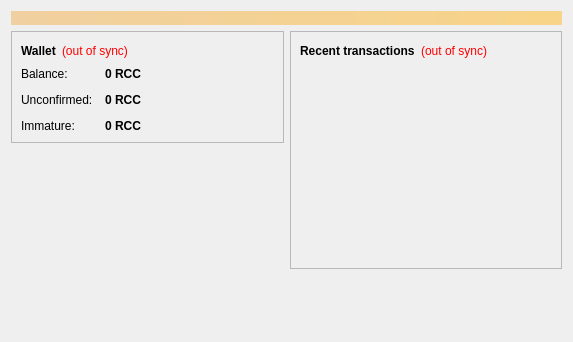
<?xml version="1.0" encoding="UTF-8"?>
<ui version="4.0">
 <class>OverviewPage</class>
 <widget class="QWidget" name="OverviewPage">
  <property name="geometry">
   <rect>
    <x>0</x>
    <y>0</y>
    <width>573</width>
    <height>342</height>
   </rect>
  </property>
  <property name="windowTitle">
   <string>Form</string>
  </property>
  <layout class="QVBoxLayout" name="topLayout">
   <item>
    <widget class="QLabel" name="labelAlerts">
     <property name="visible">
      <bool>false</bool>
     </property>
     <property name="styleSheet">
      <string notr="true">background-color: qlineargradient(x1: 0, y1: 0, x2: 1, y2: 0, stop:0 #F0D0A0, stop:1 #F8D488); color:#000000;</string>
     </property>
     <property name="wordWrap">
      <bool>true</bool>
     </property>
     <property name="margin">
      <number>3</number>
     </property>
    </widget>
   </item>
   <item>
    <layout class="QHBoxLayout" name="horizontalLayout" stretch="1,1">
     <item>
      <layout class="QVBoxLayout" name="verticalLayout_2">
       <item>
        <widget class="QFrame" name="frame">
         <property name="frameShape">
          <enum>QFrame::StyledPanel</enum>
         </property>
         <property name="frameShadow">
          <enum>QFrame::Raised</enum>
         </property>
         <layout class="QVBoxLayout" name="verticalLayout_4">
          <item>
           <layout class="QHBoxLayout" name="horizontalLayout_4">
            <item>
             <widget class="QLabel" name="label_5">
              <property name="font">
               <font>
                <weight>75</weight>
                <bold>true</bold>
               </font>
              </property>
              <property name="text">
               <string>Wallet</string>
              </property>
             </widget>
            </item>
            <item>
             <widget class="QLabel" name="labelWalletStatus">
              <property name="toolTip">
               <string>The displayed information may be out of date. Your wallet automatically synchronizes with the Rarecryptocoin network after a connection is established, but this process has not completed yet.</string>
              </property>
              <property name="styleSheet">
               <string notr="true">QLabel { color: red; }</string>
              </property>
              <property name="text">
               <string notr="true">(out of sync)</string>
              </property>
              <property name="alignment">
               <set>Qt::AlignLeading|Qt::AlignLeft|Qt::AlignVCenter</set>
              </property>
             </widget>
            </item>
            <item>
             <spacer name="horizontalSpacer_2">
              <property name="orientation">
               <enum>Qt::Horizontal</enum>
              </property>
              <property name="sizeHint" stdset="0">
               <size>
                <width>40</width>
                <height>20</height>
               </size>
              </property>
             </spacer>
            </item>
           </layout>
          </item>
          <item>
           <layout class="QFormLayout" name="formLayout_2">
            <property name="fieldGrowthPolicy">
             <enum>QFormLayout::AllNonFixedFieldsGrow</enum>
            </property>
            <property name="horizontalSpacing">
             <number>12</number>
            </property>
            <property name="verticalSpacing">
             <number>12</number>
            </property>
            <item row="0" column="0">
             <widget class="QLabel" name="label">
              <property name="text">
               <string>Balance:</string>
              </property>
             </widget>
            </item>
            <item row="0" column="1">
             <widget class="QLabel" name="labelBalance">
              <property name="font">
               <font>
                <weight>75</weight>
                <bold>true</bold>
               </font>
              </property>
              <property name="cursor">
               <cursorShape>IBeamCursor</cursorShape>
              </property>
              <property name="toolTip">
               <string>Your current balance</string>
              </property>
              <property name="text">
               <string notr="true">0 RCC</string>
              </property>
              <property name="textInteractionFlags">
               <set>Qt::LinksAccessibleByMouse|Qt::TextSelectableByKeyboard|Qt::TextSelectableByMouse</set>
              </property>
             </widget>
            </item>
            <item row="1" column="0">
             <widget class="QLabel" name="label_3">
              <property name="text">
               <string>Unconfirmed:</string>
              </property>
             </widget>
            </item>
            <item row="1" column="1">
             <widget class="QLabel" name="labelUnconfirmed">
              <property name="font">
               <font>
                <weight>75</weight>
                <bold>true</bold>
               </font>
              </property>
              <property name="cursor">
               <cursorShape>IBeamCursor</cursorShape>
              </property>
              <property name="toolTip">
               <string>Total of transactions that have yet to be confirmed, and do not yet count toward the current balance</string>
              </property>
              <property name="text">
               <string notr="true">0 RCC</string>
              </property>
              <property name="textInteractionFlags">
               <set>Qt::LinksAccessibleByMouse|Qt::TextSelectableByKeyboard|Qt::TextSelectableByMouse</set>
              </property>
             </widget>
            </item>
            <item row="2" column="0">
             <widget class="QLabel" name="labelImmatureText">
              <property name="text">
               <string>Immature:</string>
              </property>
             </widget>
            </item>
            <item row="2" column="1">
             <widget class="QLabel" name="labelImmature">
              <property name="font">
               <font>
                <weight>75</weight>
                <bold>true</bold>
               </font>
              </property>
              <property name="toolTip">
               <string>Mined balance that has not yet matured</string>
              </property>
              <property name="text">
               <string notr="true">0 RCC</string>
              </property>
              <property name="textInteractionFlags">
               <set>Qt::LinksAccessibleByMouse|Qt::TextSelectableByKeyboard|Qt::TextSelectableByMouse</set>
              </property>
             </widget>
            </item>
           </layout>
          </item>
         </layout>
        </widget>
       </item>
       <item>
        <spacer name="verticalSpacer">
         <property name="orientation">
          <enum>Qt::Vertical</enum>
         </property>
         <property name="sizeHint" stdset="0">
          <size>
           <width>20</width>
           <height>40</height>
          </size>
         </property>
        </spacer>
       </item>
      </layout>
     </item>
     <item>
      <layout class="QVBoxLayout" name="verticalLayout_3">
       <item>
        <widget class="QFrame" name="frame_2">
         <property name="frameShape">
          <enum>QFrame::StyledPanel</enum>
         </property>
         <property name="frameShadow">
          <enum>QFrame::Raised</enum>
         </property>
         <layout class="QVBoxLayout" name="verticalLayout">
          <item>
           <layout class="QHBoxLayout" name="horizontalLayout_2">
            <item>
             <widget class="QLabel" name="label_4">
              <property name="text">
               <string>&lt;b&gt;Recent transactions&lt;/b&gt;</string>
              </property>
             </widget>
            </item>
            <item>
             <widget class="QLabel" name="labelTransactionsStatus">
              <property name="toolTip">
               <string>The displayed information may be out of date. Your wallet automatically synchronizes with the Rarecryptocoin network after a connection is established, but this process has not completed yet.</string>
              </property>
              <property name="styleSheet">
               <string notr="true">QLabel { color: red; }</string>
              </property>
              <property name="text">
               <string notr="true">(out of sync)</string>
              </property>
              <property name="alignment">
               <set>Qt::AlignRight|Qt::AlignTrailing|Qt::AlignVCenter</set>
              </property>
             </widget>
            </item>
            <item>
             <spacer name="horizontalSpacer">
              <property name="orientation">
               <enum>Qt::Horizontal</enum>
              </property>
              <property name="sizeHint" stdset="0">
               <size>
                <width>40</width>
                <height>20</height>
               </size>
              </property>
             </spacer>
            </item>
           </layout>
          </item>
          <item>
           <widget class="QListView" name="listTransactions">
            <property name="styleSheet">
             <string notr="true">QListView { background: transparent; }</string>
            </property>
            <property name="frameShape">
             <enum>QFrame::NoFrame</enum>
            </property>
            <property name="verticalScrollBarPolicy">
             <enum>Qt::ScrollBarAlwaysOff</enum>
            </property>
            <property name="horizontalScrollBarPolicy">
             <enum>Qt::ScrollBarAlwaysOff</enum>
            </property>
            <property name="selectionMode">
             <enum>QAbstractItemView::NoSelection</enum>
            </property>
           </widget>
          </item>
         </layout>
        </widget>
       </item>
       <item>
        <spacer name="verticalSpacer_2">
         <property name="orientation">
          <enum>Qt::Vertical</enum>
         </property>
         <property name="sizeHint" stdset="0">
          <size>
           <width>20</width>
           <height>40</height>
          </size>
         </property>
        </spacer>
       </item>
      </layout>
     </item>
    </layout>
   </item>
  </layout>
 </widget>
 <resources/>
 <connections/>
</ui>
